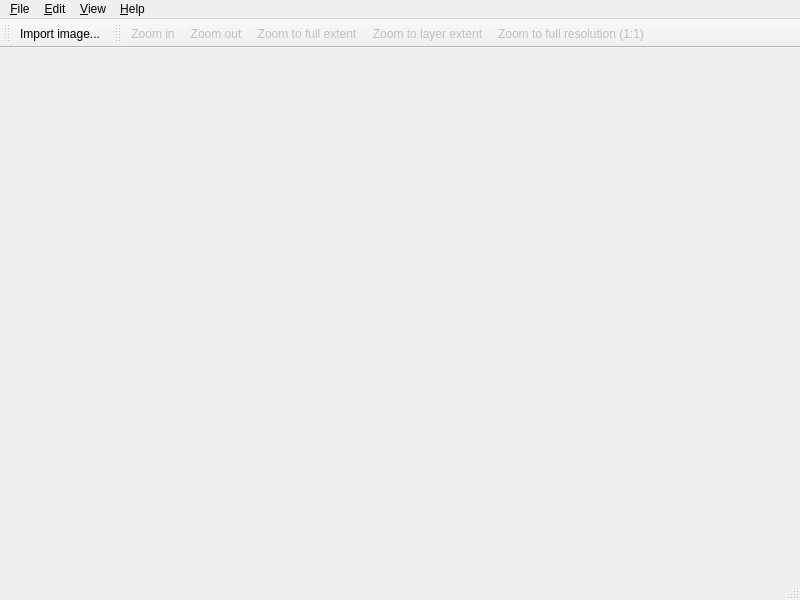
<?xml version="1.0" encoding="UTF-8"?>
<ui version="4.0">
 <class>mvd::MainWindow</class>
 <widget class="QMainWindow" name="mvd::MainWindow">
  <property name="geometry">
   <rect>
    <x>0</x>
    <y>0</y>
    <width>800</width>
    <height>600</height>
   </rect>
  </property>
  <property name="windowTitle">
   <string>Main window</string>
  </property>
  <property name="locale">
   <locale language="C" country="AnyCountry"/>
  </property>
  <widget class="QWidget" name="m_CentralWidget"/>
  <widget class="QMenuBar" name="m_MenuBar">
   <property name="geometry">
    <rect>
     <x>0</x>
     <y>0</y>
     <width>800</width>
     <height>27</height>
    </rect>
   </property>
   <widget class="QMenu" name="menu_File">
    <property name="title">
     <string>&amp;File</string>
    </property>
    <addaction name="action_ImportImage"/>
    <addaction name="separator"/>
    <addaction name="action_Quit"/>
   </widget>
   <widget class="QMenu" name="menu_Help">
    <property name="title">
     <string>&amp;Help</string>
    </property>
    <addaction name="action_About"/>
   </widget>
   <widget class="QMenu" name="menu_View">
    <property name="title">
     <string>&amp;View</string>
    </property>
    <addaction name="action_ZoomIn"/>
    <addaction name="action_ZoomOut"/>
    <addaction name="action_ZoomFull"/>
    <addaction name="action_ZoomExtent"/>
    <addaction name="action_ZoomLayer"/>
    <addaction name="separator"/>
   </widget>
   <widget class="QMenu" name="menu_Edit">
    <property name="title">
     <string>&amp;Edit</string>
    </property>
    <addaction name="action_Preferences"/>
   </widget>
   <addaction name="menu_File"/>
   <addaction name="menu_Edit"/>
   <addaction name="menu_View"/>
   <addaction name="menu_Help"/>
  </widget>
  <widget class="QStatusBar" name="m_StatusBar"/>
  <widget class="QToolBar" name="m_ToolBar">
   <property name="enabled">
    <bool>true</bool>
   </property>
   <property name="windowTitle">
    <string>Main toolbar</string>
   </property>
   <property name="toolTip">
    <string>Import image-file.</string>
   </property>
   <attribute name="toolBarArea">
    <enum>TopToolBarArea</enum>
   </attribute>
   <attribute name="toolBarBreak">
    <bool>false</bool>
   </attribute>
   <addaction name="action_ImportImage"/>
  </widget>
  <widget class="QToolBar" name="m_RenderToolBar">
   <property name="windowTitle">
    <string>Render toolbar</string>
   </property>
   <attribute name="toolBarArea">
    <enum>TopToolBarArea</enum>
   </attribute>
   <attribute name="toolBarBreak">
    <bool>false</bool>
   </attribute>
   <addaction name="action_ZoomIn"/>
   <addaction name="action_ZoomOut"/>
   <addaction name="action_ZoomExtent"/>
   <addaction name="action_ZoomLayer"/>
   <addaction name="action_ZoomFull"/>
  </widget>
  <action name="action_Quit">
   <property name="text">
    <string>&amp;Quit</string>
   </property>
   <property name="toolTip">
    <string>Quit application.</string>
   </property>
   <property name="shortcut">
    <string>Ctrl+Q</string>
   </property>
  </action>
  <action name="action_ImportImage">
   <property name="enabled">
    <bool>true</bool>
   </property>
   <property name="icon">
    <iconset resource="mvdMainWindow.qrc">
     <normaloff>:/icons/action_Open_Icon</normaloff>:/icons/action_Open_Icon</iconset>
   </property>
   <property name="text">
    <string>&amp;Import image...</string>
   </property>
   <property name="iconText">
    <string>Import image...</string>
   </property>
   <property name="toolTip">
    <string>Import image-file.</string>
   </property>
   <property name="shortcut">
    <string>Ctrl+O</string>
   </property>
  </action>
  <action name="action_About">
   <property name="text">
    <string>&amp;About...</string>
   </property>
   <property name="iconText">
    <string>About...</string>
   </property>
   <property name="toolTip">
    <string>About...</string>
   </property>
  </action>
  <action name="action_Preferences">
   <property name="enabled">
    <bool>true</bool>
   </property>
   <property name="text">
    <string>Prefere&amp;nces</string>
   </property>
  </action>
  <action name="action_ZoomIn">
   <property name="enabled">
    <bool>false</bool>
   </property>
   <property name="icon">
    <iconset resource="mvdMainWindow.qrc">
     <normaloff>:/icons/action_ZoomIn_Icon</normaloff>:/icons/action_ZoomIn_Icon</iconset>
   </property>
   <property name="text">
    <string>Zoom in</string>
   </property>
   <property name="shortcut">
    <string>Ctrl++</string>
   </property>
  </action>
  <action name="action_ZoomOut">
   <property name="enabled">
    <bool>false</bool>
   </property>
   <property name="icon">
    <iconset resource="mvdMainWindow.qrc">
     <normaloff>:/icons/action_ZoomOut_Icon</normaloff>:/icons/action_ZoomOut_Icon</iconset>
   </property>
   <property name="text">
    <string>Zoom out</string>
   </property>
   <property name="shortcut">
    <string>Ctrl+-</string>
   </property>
  </action>
  <action name="action_ZoomExtent">
   <property name="enabled">
    <bool>false</bool>
   </property>
   <property name="icon">
    <iconset resource="mvdMainWindow.qrc">
     <normaloff>:/icons/action_ZoomExtent_Icon</normaloff>:/icons/action_ZoomExtent_Icon</iconset>
   </property>
   <property name="text">
    <string>Zoom to full extent</string>
   </property>
   <property name="shortcut">
    <string>3</string>
   </property>
  </action>
  <action name="action_ZoomFull">
   <property name="enabled">
    <bool>false</bool>
   </property>
   <property name="icon">
    <iconset resource="mvdMainWindow.qrc">
     <normaloff>:/icons/action_ZoomFull_Icon</normaloff>:/icons/action_ZoomFull_Icon</iconset>
   </property>
   <property name="text">
    <string>Zoom to full resolution (1:1)</string>
   </property>
   <property name="shortcut">
    <string>1</string>
   </property>
  </action>
  <action name="action_ZoomLayer">
   <property name="enabled">
    <bool>false</bool>
   </property>
   <property name="icon">
    <iconset resource="mvdMainWindow.qrc">
     <normaloff>:/icons/action_ZoomLayer_Icon</normaloff>:/icons/action_ZoomLayer_Icon</iconset>
   </property>
   <property name="text">
    <string>Zoom to layer extent</string>
   </property>
   <property name="toolTip">
    <string>Zoom to layer extent</string>
   </property>
   <property name="shortcut">
    <string>2</string>
   </property>
  </action>
 </widget>
 <resources>
  <include location="mvdMainWindow.qrc"/>
 </resources>
 <connections/>
</ui>
